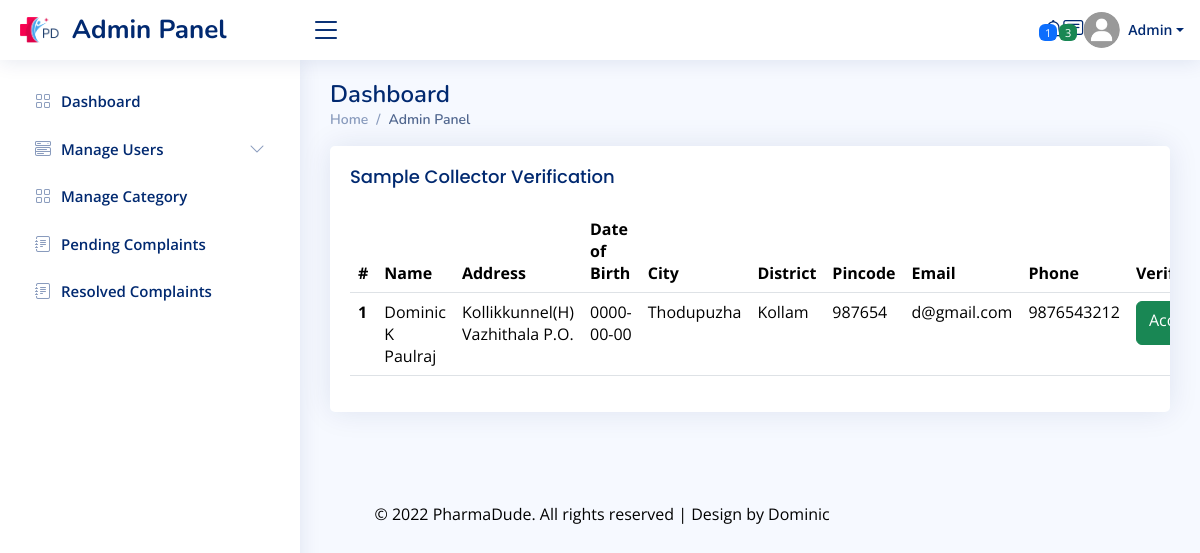
The page /admin/scverify.php on the database its author committed.
### tables this page shows
CREATE TABLE `scollector` (
  `sid` int(11) NOT NULL,
  `name` varchar(24) NOT NULL,
  `address` varchar(50) NOT NULL,
  `dob` date NOT NULL,
  `city` varchar(20) NOT NULL,
  `distid` int(11) NOT NULL,
  `pincode` varchar(6) NOT NULL,
  `email` varchar(50) NOT NULL,
  `phone` varchar(10) NOT NULL,
  `profilepic` varchar(100) NOT NULL
);

CREATE TABLE `district` (
  `distid` int(11) NOT NULL,
  `dname` varchar(20) NOT NULL
);

### admin/scverify.php (the view, shortened to what this page needs)
<?php
require('header.php');
$sql="SELECT * FROM scollector,district WHERE email IN (SELECT username FROM login WHERE(status=0 AND utype='s')) and scollector.distid=district.distid";
$rslt=mysqli_query($conn,$sql);
?>
<main id="main" class="main">
    <div class="pagetitle">
        <h1>Dashboard</h1>
        <nav>
            <ol class="breadcrumb">
                <li class="breadcrumb-item"><a href="index.html">Home</a></li>
                <li class="breadcrumb-item active">Admin Panel</li>
                </ol>
        </nav>
    </div>
    <section class="section dashboard">
    <div class="row">
        <div class="col-lg-12">
          <div class="card">
            <div class="card-body">
              <h5 class="card-title">Sample Collector Verification</h5>
              <table class="table datatable">
                <thead>
                  <tr>
                    <th scope="col">#</th>
                    <th scope="col">Name</th>
                    <th scope="col">Address</th>
                    <th scope="col">Date of Birth</th>
                    <th scope="col">City</th>
                    <th scope="col">District</th>
                    <th scope="col">Pincode</th>
                    <th scope="col">Email</th>
                    <th scope="col">Phone</th>
                    <th scope="col">Verify</th>
                  </tr>
                </thead>
                <tbody>
                    <?php
                    $n=1;
                     while($x=mysqli_fetch_assoc($rslt))
                     {
                      $em=$x['email'];
                         ?>
                         <tr>
                    <th scope="row"><?php echo $n++;?></th>
                    <td><?php echo $x['name']?></td>
                    <td><?php echo $x['address']?></td>
                    <td><?php echo $x['dob']?></td>
                    <td><?php echo $x['city']?></td>
                    <td><?php echo $x['dname']?></td>
                    <td><?php echo $x['pincode']?></td>
                    <td><?php echo $x['email']?></td>
                    <td><?php echo $x['phone']?></td>
                    <td><div class="btn-group">
                        <a class="btn btn-success" href="accepts.php?id=<?php echo $em; ?>">Accept</a><br><br>
                    </div></td>
                  </tr>
                         <?php
                     }
                     ?>
                </tbody>
              </table>
            </div>
          </div>
        </div>
      </div>
    </section>
</main>
<?php
require ('footer.php');
?>

### admin/assets/css/style.css (style rules this page uses)
:root { scroll-behavior: smooth; }
body { font-family: "Open Sans", sans-serif; background: #f6f9ff; color: #444444; }
a { color: #4154f1; text-decoration: none; }
h1, h2, h3, h4, h5, h6 { font-family: "Nunito", sans-serif; }
#main { margin-top: 60px; padding: 20px 30px; transition: all 0.3s; }
.pagetitle { margin-bottom: 10px; }
.pagetitle h1 { font-size: 24px; margin-bottom: 0; font-weight: 600; color: #012970; }
.card { margin-bottom: 30px; border: none; border-radius: 5px; box-shadow: 0px 0 30px rgba(1, 41, 112, 0.1); overflow: hidden; }
.card-title { padding: 20px 0 15px 0; font-size: 18px; font-weight: 500; color: #012970; font-family: "Poppins", sans-serif; }
.card-body { padding: 0 20px 20px 20px; }
.breadcrumb { font-size: 14px; font-family: "Nunito", sans-serif; color: #899bbd; font-weight: 600; }
.breadcrumb a { color: #899bbd; transition: 0.3s; }
.breadcrumb .breadcrumb-item::before { color: #899bbd; }
.breadcrumb .active { color: #51678f; font-weight: 600; }
@media (min-width: 1200px) { #main, #footer { margin-left: 300px; } }

### rows shown on the page
scollector: name "Dominic K Paulraj", address "Kollikkunnel(H) Vazhithala P.O.", dob "0000-00-00", city "Thodupuzha", distid.dname "Kollam", pincode "987654", email "d@gmail.com", phone "9876543212"

### other values the page prints
$num "1"
$num "3"
